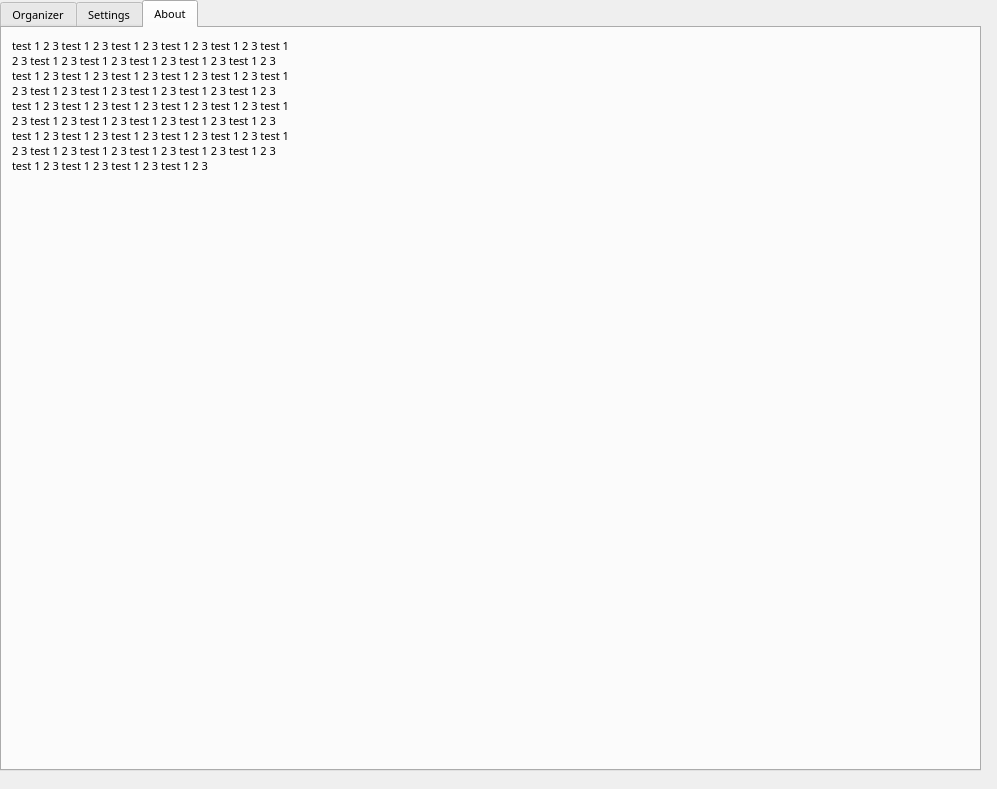
<?xml version="1.0" encoding="UTF-8"?>
<ui version="4.0">
 <class>MainWindow</class>
 <widget class="QMainWindow" name="MainWindow">
  <property name="geometry">
   <rect>
    <x>0</x>
    <y>0</y>
    <width>997</width>
    <height>789</height>
   </rect>
  </property>
  <property name="font">
   <font>
    <family>Source Code Pro Semibold</family>
    <pointsize>8</pointsize>
   </font>
  </property>
  <property name="windowTitle">
   <string>MainWindow</string>
  </property>
  <widget class="QWidget" name="centralwidget">
   <widget class="QTabWidget" name="tabWidget">
    <property name="geometry">
     <rect>
      <x>0</x>
      <y>0</y>
      <width>981</width>
      <height>771</height>
     </rect>
    </property>
    <property name="tabPosition">
     <enum>QTabWidget::North</enum>
    </property>
    <property name="tabShape">
     <enum>QTabWidget::Rounded</enum>
    </property>
    <property name="currentIndex">
     <number>2</number>
    </property>
    <property name="elideMode">
     <enum>Qt::ElideNone</enum>
    </property>
    <property name="documentMode">
     <bool>false</bool>
    </property>
    <property name="tabsClosable">
     <bool>false</bool>
    </property>
    <property name="movable">
     <bool>true</bool>
    </property>
    <property name="tabBarAutoHide">
     <bool>false</bool>
    </property>
    <widget class="QWidget" name="organizer_tab">
     <attribute name="title">
      <string>Organizer</string>
     </attribute>
     <widget class="QPushButton" name="pushButton">
      <property name="geometry">
       <rect>
        <x>220</x>
        <y>230</y>
        <width>93</width>
        <height>28</height>
       </rect>
      </property>
      <property name="text">
       <string>PushButton</string>
      </property>
     </widget>
    </widget>
    <widget class="QWidget" name="settings_tab">
     <attribute name="title">
      <string>Settings</string>
     </attribute>
     <widget class="QSlider" name="horizontalSlider">
      <property name="geometry">
       <rect>
        <x>150</x>
        <y>260</y>
        <width>160</width>
        <height>22</height>
       </rect>
      </property>
      <property name="orientation">
       <enum>Qt::Horizontal</enum>
      </property>
     </widget>
     <widget class="QSlider" name="verticalSlider">
      <property name="geometry">
       <rect>
        <x>420</x>
        <y>210</y>
        <width>22</width>
        <height>160</height>
       </rect>
      </property>
      <property name="orientation">
       <enum>Qt::Vertical</enum>
      </property>
     </widget>
     <widget class="QDial" name="dial">
      <property name="geometry">
       <rect>
        <x>100</x>
        <y>480</y>
        <width>50</width>
        <height>64</height>
       </rect>
      </property>
     </widget>
     <widget class="QTimeEdit" name="timeEdit">
      <property name="geometry">
       <rect>
        <x>320</x>
        <y>540</y>
        <width>118</width>
        <height>22</height>
       </rect>
      </property>
     </widget>
     <widget class="QDateEdit" name="dateEdit">
      <property name="geometry">
       <rect>
        <x>470</x>
        <y>400</y>
        <width>110</width>
        <height>22</height>
       </rect>
      </property>
     </widget>
     <widget class="QDateTimeEdit" name="dateTimeEdit">
      <property name="geometry">
       <rect>
        <x>530</x>
        <y>500</y>
        <width>194</width>
        <height>22</height>
       </rect>
      </property>
     </widget>
     <widget class="QTextEdit" name="textEdit">
      <property name="geometry">
       <rect>
        <x>240</x>
        <y>80</y>
        <width>104</width>
        <height>87</height>
       </rect>
      </property>
     </widget>
     <widget class="QPlainTextEdit" name="plainTextEdit">
      <property name="geometry">
       <rect>
        <x>510</x>
        <y>130</y>
        <width>104</width>
        <height>87</height>
       </rect>
      </property>
     </widget>
     <widget class="QKeySequenceEdit" name="keySequenceEdit">
      <property name="geometry">
       <rect>
        <x>110</x>
        <y>350</y>
        <width>113</width>
        <height>22</height>
       </rect>
      </property>
     </widget>
     <widget class="QComboBox" name="comboBox">
      <property name="geometry">
       <rect>
        <x>70</x>
        <y>170</y>
        <width>73</width>
        <height>22</height>
       </rect>
      </property>
      <item>
       <property name="text">
        <string>1</string>
       </property>
      </item>
      <item>
       <property name="text">
        <string>New Item</string>
       </property>
      </item>
      <item>
       <property name="text">
        <string>New Item</string>
       </property>
      </item>
      <item>
       <property name="text">
        <string>New Item</string>
       </property>
      </item>
      <item>
       <property name="text">
        <string>New Item</string>
       </property>
      </item>
     </widget>
     <widget class="QLineEdit" name="lineEdit">
      <property name="geometry">
       <rect>
        <x>470</x>
        <y>70</y>
        <width>113</width>
        <height>22</height>
       </rect>
      </property>
     </widget>
     <widget class="QFontComboBox" name="fontComboBox">
      <property name="geometry">
       <rect>
        <x>620</x>
        <y>290</y>
        <width>226</width>
        <height>22</height>
       </rect>
      </property>
     </widget>
     <widget class="QDoubleSpinBox" name="doubleSpinBox">
      <property name="geometry">
       <rect>
        <x>160</x>
        <y>570</y>
        <width>62</width>
        <height>22</height>
       </rect>
      </property>
     </widget>
     <widget class="QSpinBox" name="spinBox">
      <property name="geometry">
       <rect>
        <x>290</x>
        <y>470</y>
        <width>42</width>
        <height>22</height>
       </rect>
      </property>
     </widget>
    </widget>
    <widget class="QWidget" name="about_tab">
     <attribute name="title">
      <string>About</string>
     </attribute>
     <widget class="QLabel" name="label">
      <property name="geometry">
       <rect>
        <x>10</x>
        <y>10</y>
        <width>281</width>
        <height>331</height>
       </rect>
      </property>
      <property name="text">
       <string>test 1 2 3 test 1 2 3 test 1 2 3 test 1 2 3 test 1 2 3 test 1 2 3 test 1 2 3 test 1 2 3 test 1 2 3 test 1 2 3 test 1 2 3 test 1 2 3 test 1 2 3 test 1 2 3 test 1 2 3 test 1 2 3 test 1 2 3 test 1 2 3 test 1 2 3 test 1 2 3 test 1 2 3 test 1 2 3 test 1 2 3 test 1 2 3 test 1 2 3 test 1 2 3 test 1 2 3 test 1 2 3 test 1 2 3 test 1 2 3 test 1 2 3 test 1 2 3 test 1 2 3 test 1 2 3 test 1 2 3 test 1 2 3 test 1 2 3 test 1 2 3 test 1 2 3 test 1 2 3 test 1 2 3 test 1 2 3 test 1 2 3 test 1 2 3 test 1 2 3 test 1 2 3 test 1 2 3 test 1 2 3 </string>
      </property>
      <property name="alignment">
       <set>Qt::AlignLeading|Qt::AlignLeft|Qt::AlignTop</set>
      </property>
      <property name="wordWrap">
       <bool>true</bool>
      </property>
      <property name="textInteractionFlags">
       <set>Qt::LinksAccessibleByMouse|Qt::TextSelectableByMouse</set>
      </property>
     </widget>
    </widget>
   </widget>
  </widget>
 </widget>
 <resources/>
 <connections/>
</ui>
